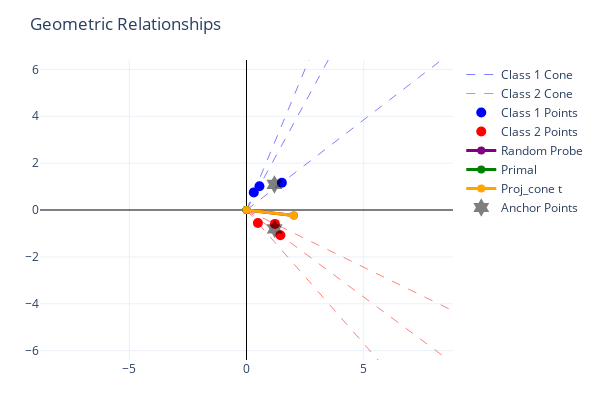

The cell this chart's notebook holds for it:
### Code cell
plot_cone_geometry(G, M, t_k, primal, w, anchor_points)

### Figure 1 — Plotly figure (JSON) as saved in the notebook; plotly's stock layout.template omitted (floating-point values rounded to 4 significant figures)
{"data": [{"hoverinfo": "skip", "line": {"color": "blue", "dash": "dash", "width": 1}, "mode": "lines", "name": "Class 1 Cone", "opacity": 0.5, "type": "scatter", "x": [0, 4.991, null, 0, 24.15, null, 0, 8.842, null], "y": [0, 12.01, null, 0, 18.57, null, 0, 16.23, null]}, {"hoverinfo": "skip", "line": {"color": "red", "dash": "dash", "width": 1}, "mode": "lines", "name": "Class 2 Cone", "opacity": 0.5, "type": "scatter", "x": [0, 23.15, null, 0, 7.767, null, 0, 19.41, null], "y": [0, -17.19, null, 0, -8.853, null, 0, -9.478, null]}, {"marker": {"color": "blue", "size": 10}, "mode": "markers", "name": "Class 1 Points", "type": "scatter", "x": [0.3119, 1.509, 0.5526], "y": [0.7504, 1.161, 1.014]}, {"marker": {"color": "red", "size": 10}, "mode": "markers", "name": "Class 2 Points", "type": "scatter", "x": [1.447, 0.4854, 1.213], "y": [-1.074, -0.5533, -0.5924]}, {"line": {"color": "purple", "width": 3}, "marker": {"color": "purple", "size": 8}, "mode": "lines+markers", "name": "Random Probe", "type": "scatter", "x": [0, 2.019], "y": [0, -0.2311]}, {"line": {"color": "green", "width": 3}, "marker": {"color": "green", "size": 8}, "mode": "lines+markers", "name": "Primal", "type": "scatter", "x": [0, 3.11e-05], "y": [0, -7.452e-06]}, {"line": {"color": "orange", "width": 3}, "marker": {"color": "orange", "size": 8}, "mode": "lines+markers", "name": "Proj_cone t", "type": "scatter", "x": [0, 2.019], "y": [0, -0.2311]}, {"marker": {"color": "black", "opacity": 0.5, "size": 14, "symbol": "hexagram"}, "mode": "markers", "name": "Anchor Points", "type": "scatter", "x": [1.191, 1.202], "y": [1.089, -0.8087]}], "layout": {"height": 400, "margin": {"b": 40, "l": 40, "r": 40, "t": 60}, "title": {"text": "Geometric Relationships"}, "width": 600, "xaxis": {"range": [-6.4, 6.4], "zeroline": true, "zerolinecolor": "black", "zerolinewidth": 1}, "yaxis": {"range": [-6.4, 6.4], "scaleanchor": "x", "scaleratio": 1, "zeroline": true, "zerolinecolor": "black", "zerolinewidth": 1}}}
